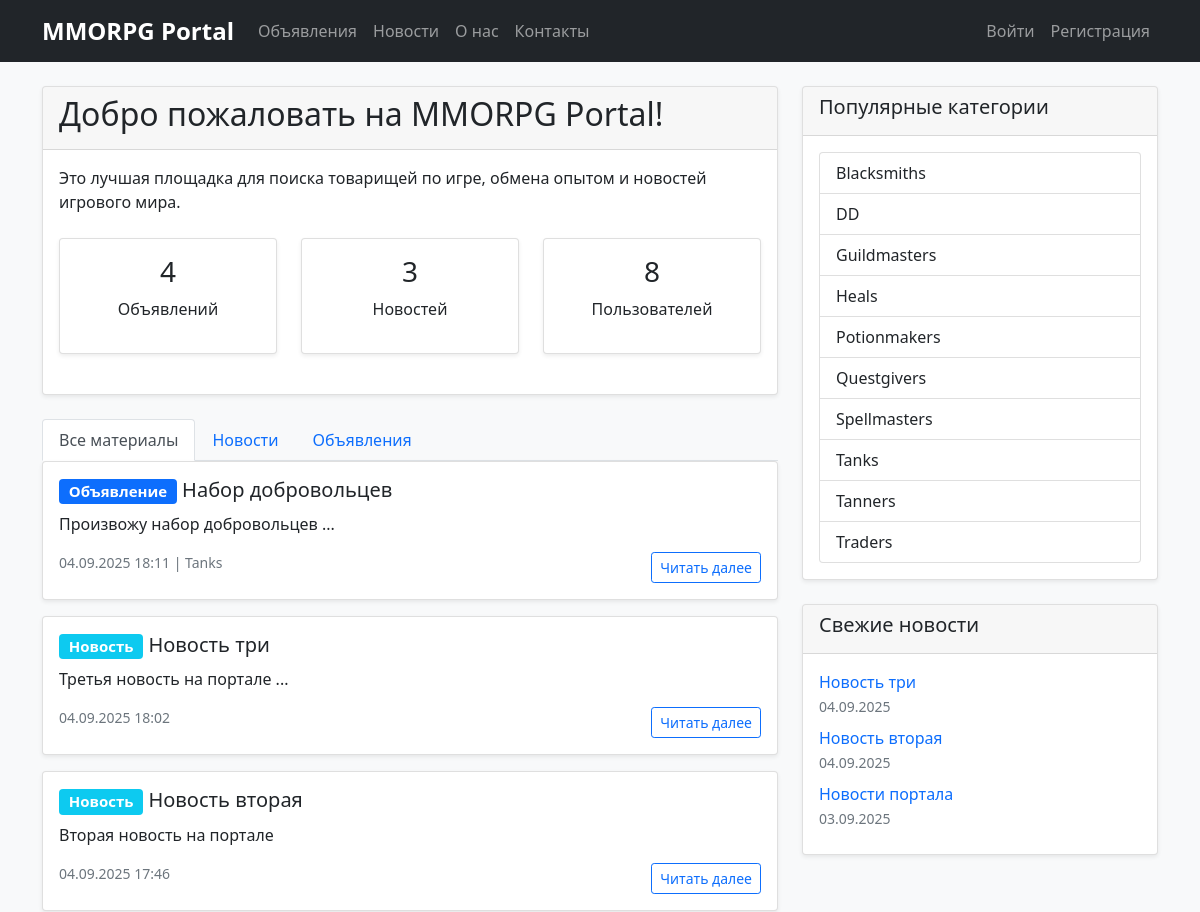
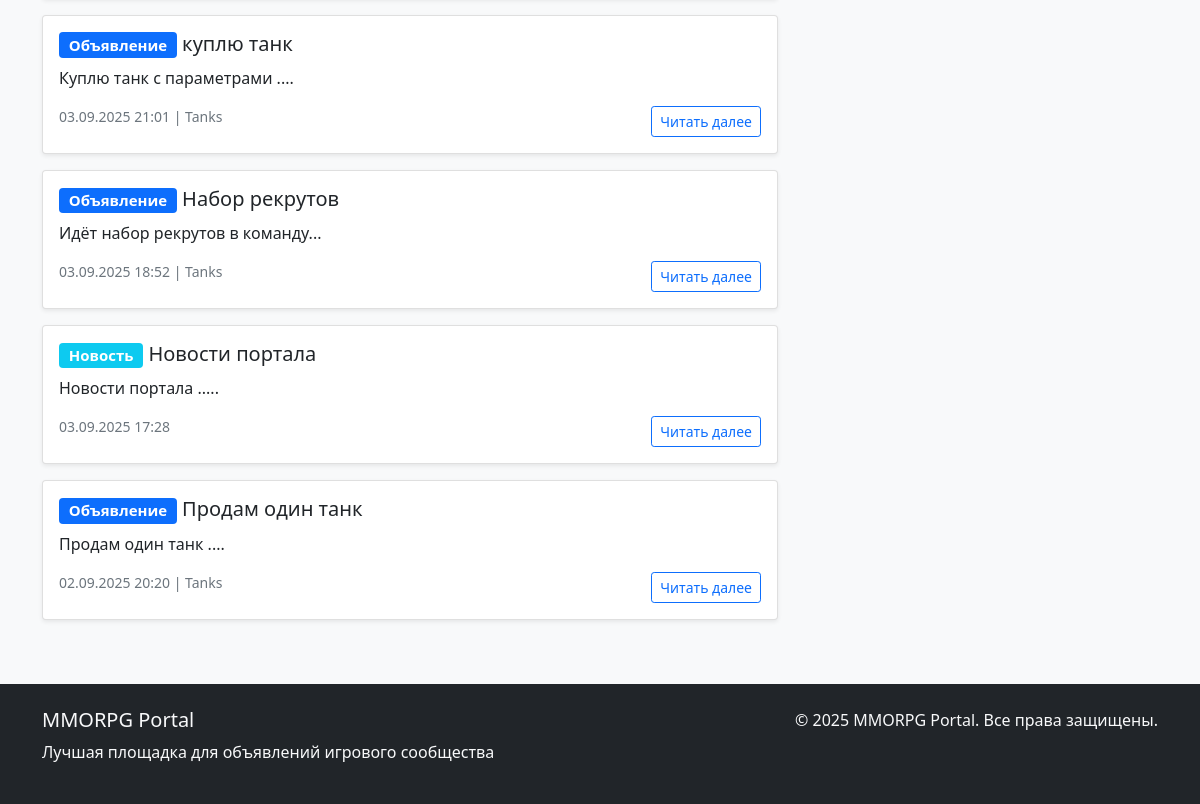
/, run on an earlier commit of the app's database (2 pictures, top to bottom).
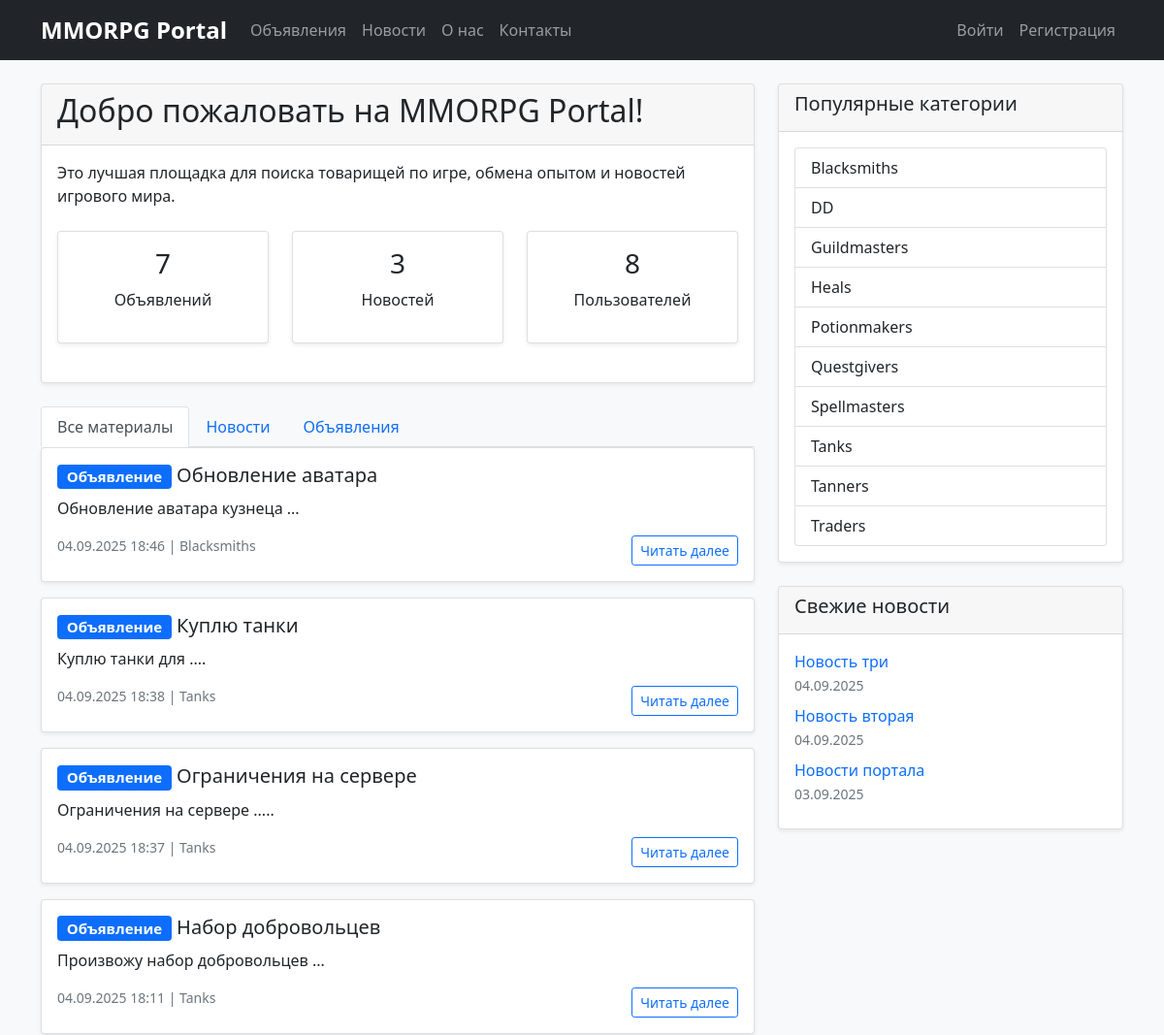
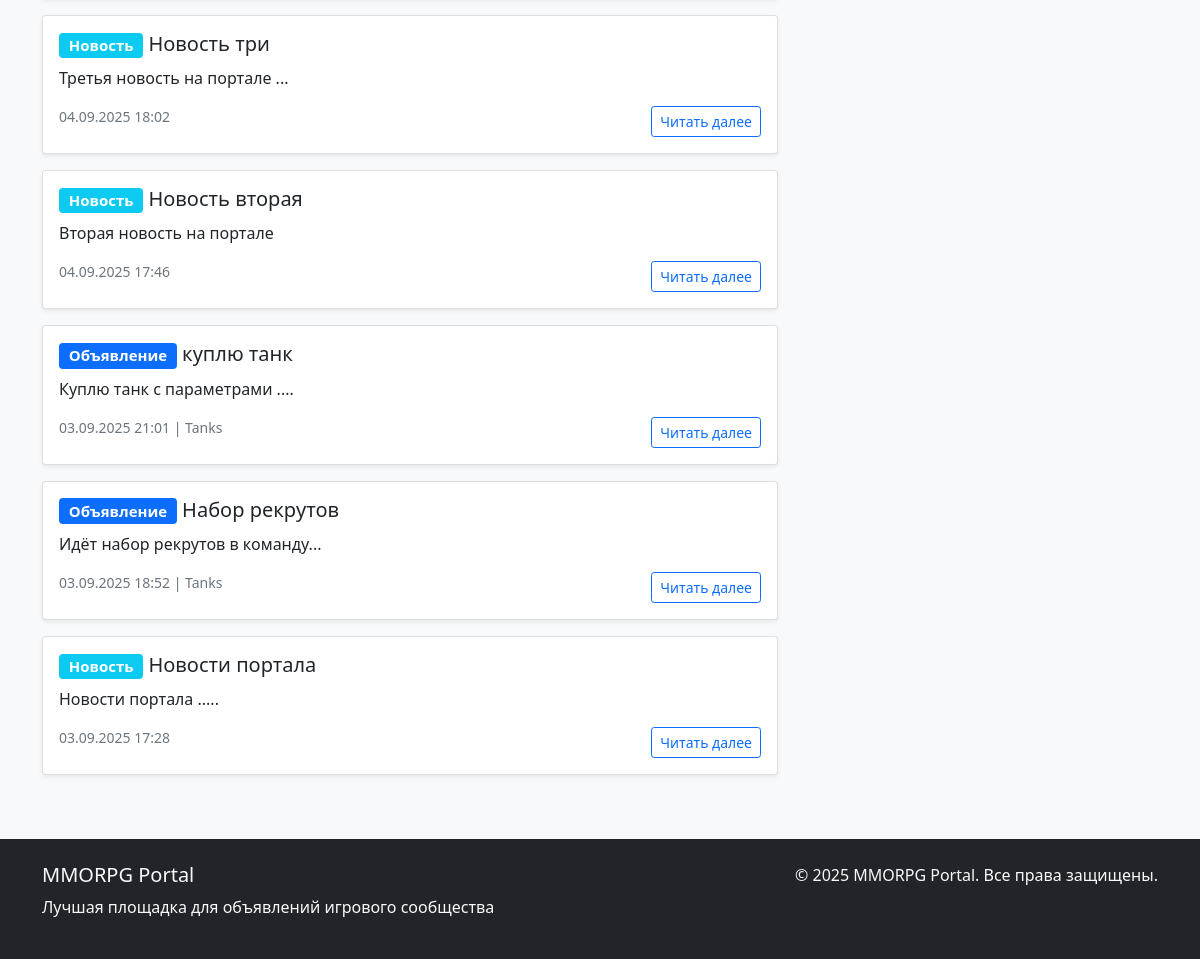
And on a later commit of the database (2 pictures, top to bottom).
### appNotification/models.py (models this page shows, shortened)
class Post(models.Model):
    CATEGORY_CHOICES = [
        ('tanks', _('Tanks')),
        ('heals', _('Heals')),
        ('dd', _('DD')),
        ('traders', _('Traders')),
        ('guildmasters', _('Guildmasters')),
        ('questgivers', _('Questgivers')),
        ('blacksmiths', _('Blacksmiths')),
        ('tanners', _('Tanners')),
        ('potionmakers', _('Potionmakers')),
        ('spellmasters', _('Spellmasters')),
    ]
    author = models.ForeignKey(User, on_delete=models.CASCADE, related_name='posts')
    category = models.CharField(max_length=20, choices=CATEGORY_CHOICES)
    title = models.CharField(max_length=255, validators=[MinLengthValidator(5)])
    content = RichTextUploadingField(
        verbose_name=_('Content'),
        help_text=_('You can use rich text editor with images, videos and formatting')
    )
    created_at = models.DateTimeField(auto_now_add=True)
    updated_at = models.DateTimeField(auto_now=True)
    subscribers = models.ManyToManyField(User, related_name='subscribed_posts', blank=True)
    image = models.ImageField(
        upload_to='posts/images/',
        blank=True,
        null=True,
        verbose_name=_('Main Image'),
        help_text=_('Main image for the post card')
    )
    video = models.FileField(
        upload_to='posts/videos/',
        blank=True,
        null=True,
        verbose_name=_('Main Video'),
        help_text=_('Main video file (optional)')
    )
    notify_subscribers = models.BooleanField(default=True, verbose_name=_('Notify subscribers'))
    class Meta:
        ordering = ['-created_at']
        verbose_name = _('Post')
        verbose_name_plural = _('Posts')
    def get_category_display(self):
        return dict(self.CATEGORY_CHOICES).get(self.category, self.category)

### appNotification/views.py (the view)
# urls.py: path('', HomeView.as_view(), name='home'),
class HomeView(TemplateView):
    template_name = 'appNotification/home.html'
    def get_context_data(self, **kwargs):
        context = super().get_context_data(**kwargs)
        latest_news = News.objects.all().order_by('-created_at')[:6]
        latest_posts = Post.objects.all().select_related('author').order_by('-created_at')[:6]
        combined_content = []
        for news in latest_news:
            combined_content.append({
                'type': 'news',
                'id': news.id,
                'title': news.title,
                'content': news.content,
                'created_at': news.created_at,
                'get_category_display': None
            })
        for post in latest_posts:
            combined_content.append({
                'type': 'post',
                'id': post.id,
                'title': post.title,
                'content': post.content,
                'created_at': post.created_at,
                'get_category_display': post.get_category_display()
            })
        combined_content.sort(key=lambda x: x['created_at'], reverse=True)
        context.update({
            'latest_news': latest_news,
            'latest_posts': latest_posts,
            'combined_content': combined_content[:10],
            'news_count': News.objects.count(),
            'posts_count': Post.objects.count(),
            'users_count': CustomUser.objects.count(),
        })
        return context

### appNotification/context_processors.py (called while the page is built)
def categories(request):
    return {
        'categories': Category.objects.all(),
        'category_choices': [
            ('tanks', _('Tanks')),
            ('heals', _('Heals')),
            ('dd', _('DD')),
            ('traders', _('Traders')),
            ('guildmasters', _('Guildmasters')),
            ('questgivers', _('Questgivers')),
            ('blacksmiths', _('Blacksmiths')),
            ('tanners', _('Tanners')),
            ('potionmakers', _('Potionmakers')),
            ('spellmasters', _('Spellmasters')),
        ]
    }

def navigation_data(request):
    from .models import Post, News
    return {
        'recent_posts': Post.objects.order_by('-created_at')[:5],
        'recent_news': News.objects.order_by('-created_at')[:3],
        'posts_count': Post.objects.count(),
        'news_count': News.objects.count(),
    }

### appNotification/templates/appNotification/home.html (shortened to what the changed rows need)
{% extends 'base.html' %}
{% block content %}
<div class="row">
    <div class="col-md-8">
        <div class="card mb-4">
            <div class="card-header">
                <h2>Добро пожаловать на MMORPG Portal!</h2>
            </div>
            <div class="card-body">
                <div class="row mt-4">
                    <div class="col-md-4 text-center">
                        <div class="card">
                            <div class="card-body">
                                <h3>{{ posts_count }}</h3>
                                <p>Объявлений</p>
                            </div>
                        </div>
                    </div>
                </div>
            </div>
        </div>
        <div class="tab-content" id="contentTabsContent">
            <div class="tab-pane fade show active" id="all" role="tabpanel">
                {% for item in combined_content %}
                    <div class="card mb-3">
                        <div class="card-body">
                            <h5 class="card-title">
                                {% if item.type == 'news' %}
                                    <span class="badge bg-info">Новость</span>
                                {% else %}
                                    <span class="badge bg-primary">Объявление</span>
                                {% endif %}
                                {{ item.title }}
                            </h5>
                            <p class="card-text">{{ item.content|striptags|truncatewords:30 }}</p>
                            <div class="d-flex justify-content-between">
                                <small class="text-muted">
                                    {{ item.created_at|date:"d.m.Y H:i" }}
                                    {% if item.get_category_display %}
                                        | {{ item.get_category_display }}
                                    {% endif %}
                                </small>
                                <a href="{% if item.type == 'news' %}{% url 'news_detail' item.id %}{% else %}{% url 'post_detail' item.id %}{% endif %}" class="btn btn-sm btn-outline-primary">
                                    Читать далее
                                </a>
                            </div>
                        </div>
                    </div>
                {% endfor %}
            </div>
        </div>
    </div>
</div>
{% endblock %}

What changed in the data, as far as the page shows it:
no longer on this page (row unchanged): Post: title "Продам один танк", content "Продам один танк ....", created_at "02.09.2025 20:20"
added Post: title "Обновление аватара", content "Обновление аватара кузнеца ...", created_at "04.09.2025 18:46"
added Post: title "Куплю танки", content "Куплю танки для ....", created_at "04.09.2025 18:38"
added Post: title "Ограничения на сервере", content "Ограничения на сервере .....", created_at "04.09.2025 18:37"
Also different on the page:
{{ posts_count }}: "4" → "7"
new list line: "Объявление | Blacksmiths Читать далее"
new list line: "Объявление | Tanks Читать далее"
list line gone: "Объявление | Tanks Читать далее"
